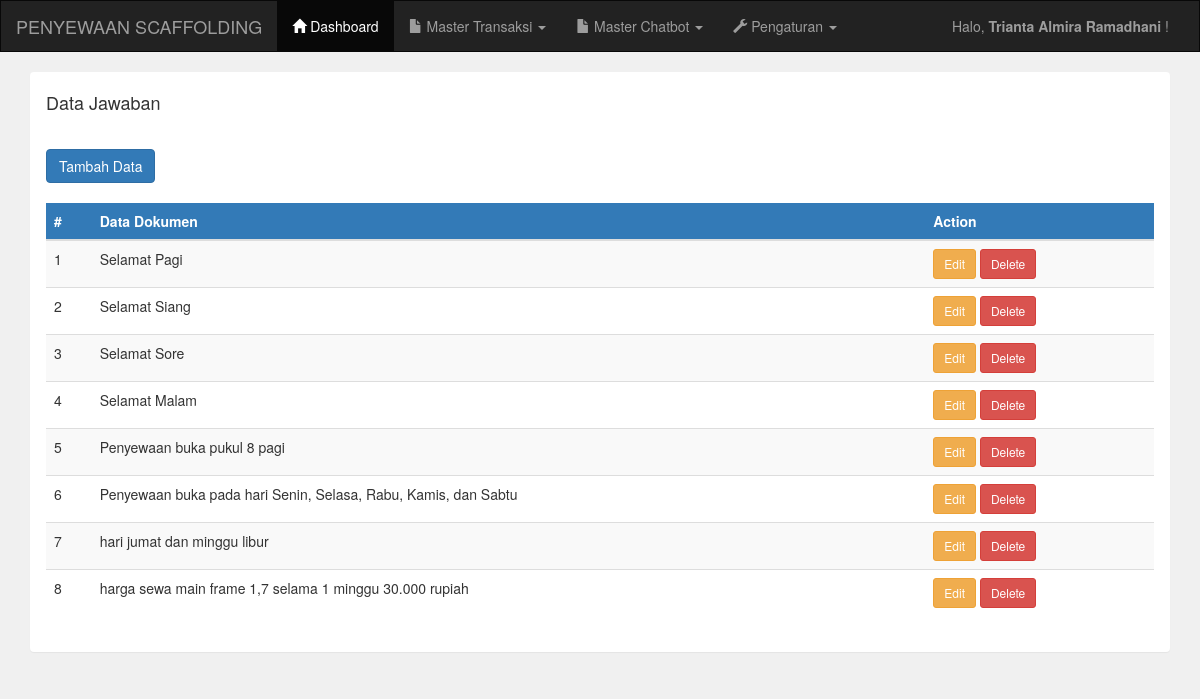
Before: /admin/master.php (signed in) with the older database file.
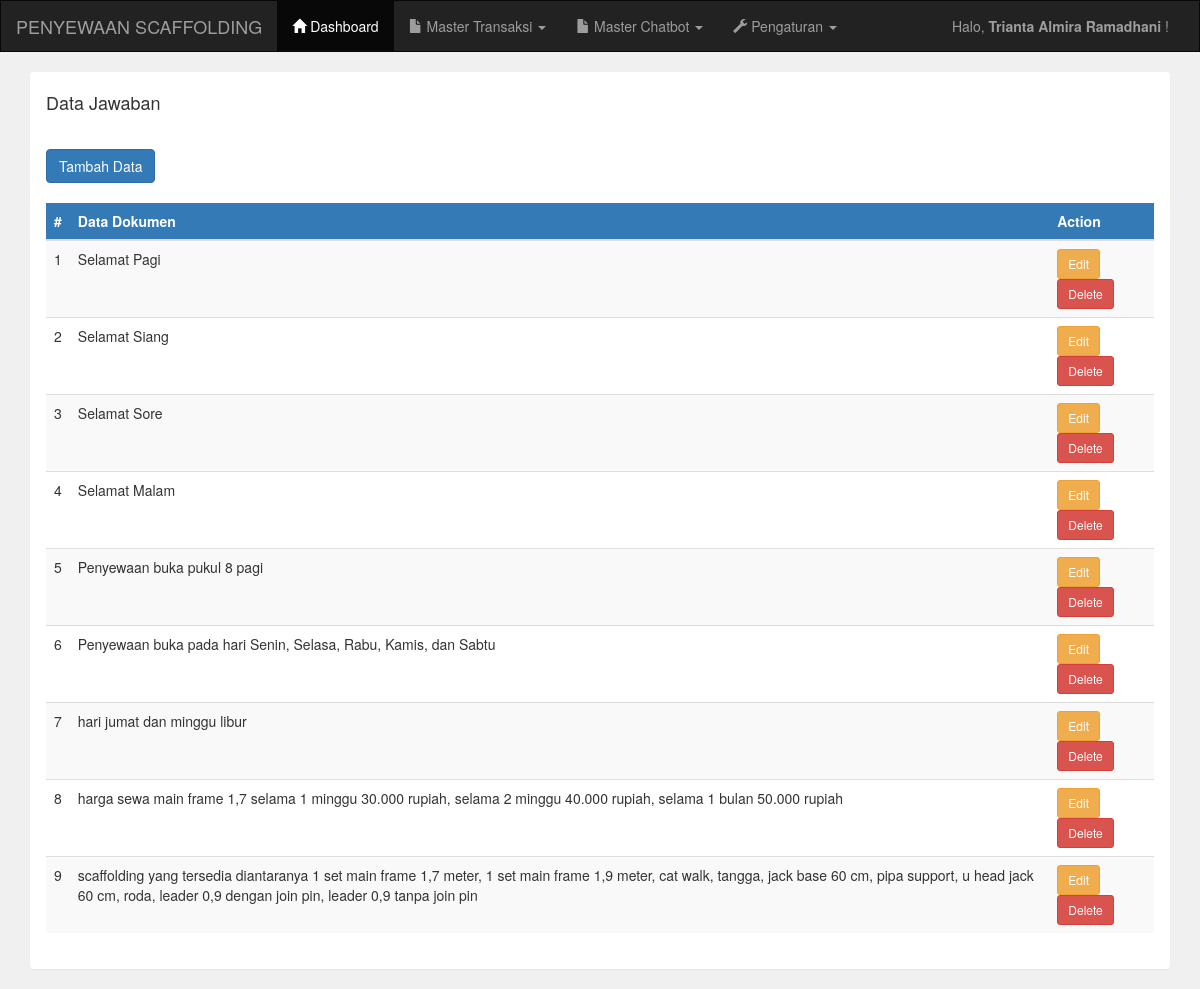
After: the same page with the newer database file.
### tables this page shows
CREATE TABLE `tb_dokumen` (
  `id` int(5) NOT NULL,
  `dokumen` varchar(255) NOT NULL
);

### admin/master.php (the view, shortened to what this page needs)
<?php
include 'header.php'; ?>
<div class="container">
    <div class="panel">
        <div class="panel-heading">
            <h4>Data Jawaban</h4>
        </div>
        <div class="panel-body">
            <button type="button" class="btn btn-primary" data-toggle="modal" data-target="#inputModal">
                <i class="fas fa-fw fa-plus"></i> Tambah Data
            </button>
            <br><br>
            <table class="table table-striped" id="table-master">
                <thead class="bg-primary text-white">
                    <tr>
                        <th>#</th>
                        <th>Data Dokumen</th>
                        <th>Action</th>
                    </tr>
                </thead>
                <tbody>
                    <?php
                    include '../koneksi.php';
                    $data = mysqli_query($koneksi, "SELECT * FROM tb_dokumen");
                    $no = 1;
                    while ($d = mysqli_fetch_array($data)) {
                    ?>
                        <tr>
                            <td><?= $no++; ?></td>
                            <td><?= $d['dokumen']; ?></td>
                            <td>
                                <a href="master_edit.php?id=<?= $d['id']; ?>" class="btn btn-warning btn-sm">
                                    <i class="fas fa-fw fa-edit"></i> Edit
                                </a>
                                <a href="master_delete.php?id=<?= $d['id']; ?>" class="btn btn-danger btn-sm">
                                    <i class="fas fa-fw fa-trash"></i> Delete
                                </a>
                            </td>
                        </tr>
                    <?php } ?>
                </tbody>
            </table>
        </div>
    </div>
</div>
<?php include 'footer.php'; ?>

Changed rows visible on the page:
changed tb_dokumen: dokumen "harga sewa main frame 1,7 selama 1 minggu 30.000 rupiah" → "harga sewa main frame 1,7 selama 1 minggu 30.000 rupiah, selama 2 minggu 40.000 rupiah, selama 1 bulan 50.000 rupiah"
added tb_dokumen: dokumen "scaffolding yang tersedia diantaranya 1 set main frame 1,7 meter, 1 set main frame 1,9 meter, cat walk, tangga, jack base 60 cm, pipa support, u head jack 60 cm, roda, leader 0,9 dengan join pin, leader 0,9 tanpa join pin"
